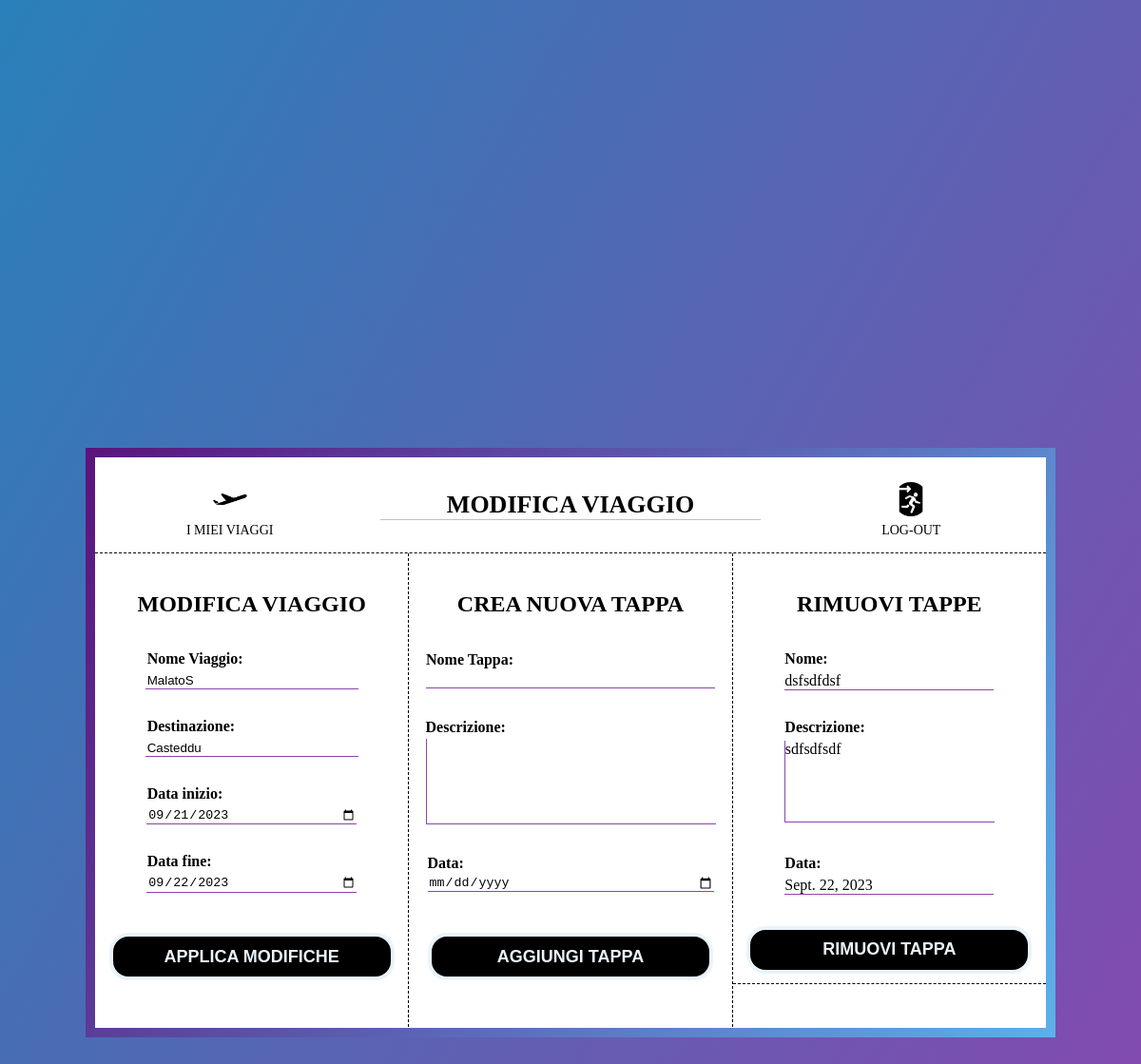
The app's page /organizzatoreViaggi/changeItinerary/17/ (signed in), older data.
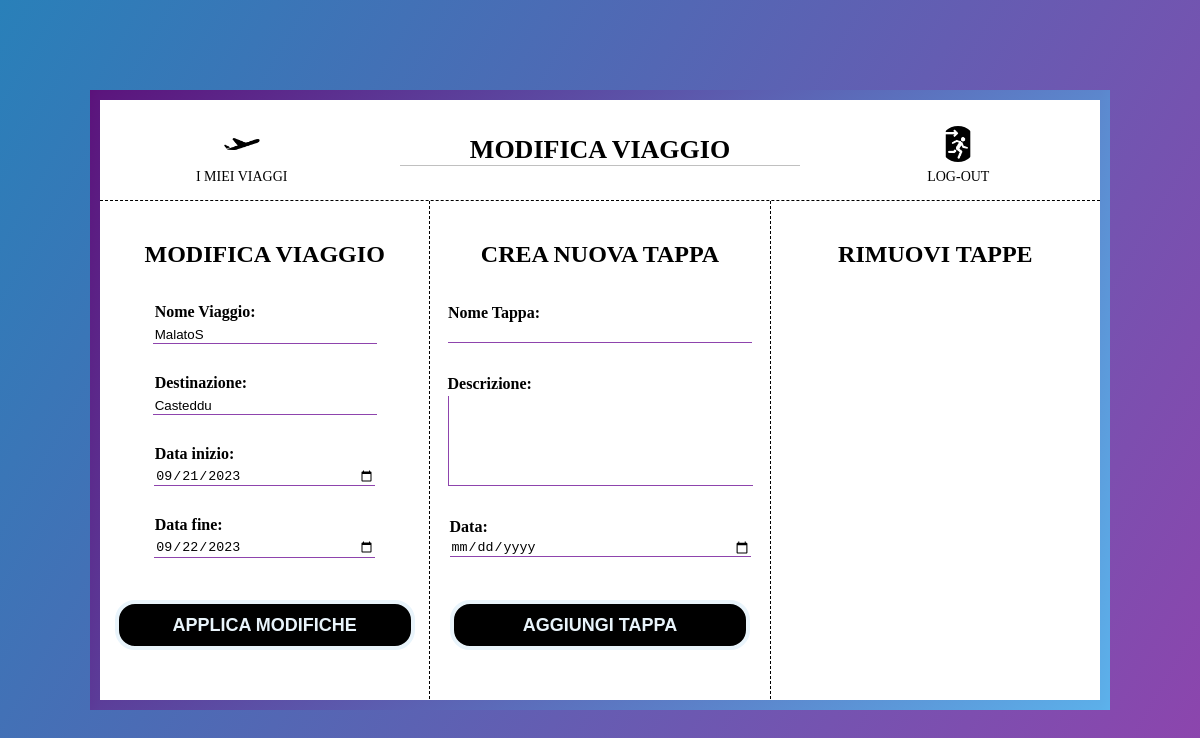
The same page, newer data.
### organizzatoreViaggi/models.py (models this page shows, shortened)
class Stage(models.Model):
    id = models.AutoField(primary_key=True)
    travel = models.ForeignKey(Travel, on_delete=models.CASCADE)
    name = models.CharField(max_length=64)
    description = models.CharField(max_length=128)
    date = models.DateField()

### organizzatoreViaggi/views.py (the view)
# urls.py: path('organizzatoreViaggi/changeItinerary/<int:travel_id>/', views.changeItinerary_view, name='changeItinerary'),
@login_required(login_url= 'login')
def changeItinerary_view(request, travel_id):
    travel = Travel.objects.get(id = travel_id)
    form = TravelForm(instance=travel)
    stages = Stage.objects.filter(travel = travel_id)
    if request.method == "POST":
        if "edit_travel" in request.POST:
            form = TravelForm(request.POST, instance=travel)
            if form.is_valid():
                form.save()
                return redirect('myTravels')
        if "add_stage" in request.POST:
            emptyStageForm = StageForm(request.POST)
            emptyStageForm.travel = travel
            if emptyStageForm.is_valid():
                stage = emptyStageForm.save(commit=False)
                stage.travel = travel
                stage.save()
                url = reverse('detailsTravel', args=[travel_id])
                return redirect(url)
        if "remove_stage" in request.POST:
            stage_id = request.POST.get('stage_id')
            stage_to_delete = Stage.objects.get(id = stage_id)
            stage_to_delete.delete()
            url = reverse('detailsTravel', args=[travel_id])
            return redirect(url)
    else:
        form = TravelForm(instance=travel)
        emptyStageForm = StageForm()
    context = { 'travel': form, 'emptyStageForm': emptyStageForm, 'stages': stages}
    return render(request, 'organizzatoreViaggi/changeItinerary.html', context)

### organizzatoreViaggi/forms.py (shortened to what this page needs)
class TravelForm(ModelForm):
    class Meta:
        model = Travel
        fields = [
            'name',
            'destination',
            'start_date',
            'end_date'
        ]
        labels = {
            'name': 'Nome Viaggio',
            'destination': 'Destinazione',
            'start_date': 'Data inizio',
            'end_date': 'Data fine'
        }
        widgets = {
            'start_date': forms.DateInput(attrs={'type': 'date', 'class': 'dateField'}),
            'end_date': forms.DateInput(attrs={'type': 'date', 'class': 'dateField'}),
            'name': forms.DateInput(attrs={'class': 'textField'}),
            'destination': forms.DateInput(attrs={'class': 'textField'})
        }

### organizzatoreViaggi/templates/organizzatoreViaggi/changeItinerary.html (shortened to what this page needs)
{% load static %}
<!DOCTYPE html>
<html lang="it">
<head>
    <link rel="stylesheet" href="{% static 'css/changeItinerary.css'%}">
</head>
<body>
   <div class="page-container">
       <nav>
           <a href="{% url 'myTravels' %}">
               <img src="{% static 'images/plane_icon.png' %}" />
               <p>I miei viaggi</p>
           </a>
           <h1>MODIFICA VIAGGIO</h1>
           <a href="{% url 'logout' %}">
               <img src="{% static 'images/logout_icon.png' %}" />
               <p>Log-out</p>
           </a>
       </nav>
       <div class="main">
           <div class="main-sx">
               <h2>MODIFICA VIAGGIO</h2>
                <form class="form_travel" method="post" action="">
                    {{ travel }}
                    <div class="button_container2">
                        <input class="apply_button" type="submit" value="APPLICA MODIFICHE" name="edit_travel">
                    </div>
                </form>
           </div>
           <div class="main-c">
               <div class="title_container">
                   <h2>CREA NUOVA TAPPA</h2>
               </div>
               <div class="form_container">
                    <form class="empty_form_itinerary" method="post" action="">
                        <div class="form_field">
                            {{ emptyStageForm.as_p }}
                            <div class="add_button_container">
                                <input class="add_button" type="submit" value="AGGIUNGI TAPPA" name="add_stage">
                            </div>
                       </div>
                   </form>
                </div>
           </div>
           <div class = "main-dx">
               <div class="title_container">
                   <h2>RIMUOVI TAPPE</h2>
               </div>
               {% for stage in stages %}
               <form class="form_itinerary" method="post" action="">
                   <div class="form_field">
                       <div class="stage-container">
                            <span>Nome:</span>
                            <p> {{ stage.name }}</p>
                           <span>Descrizione:</span>
                            <p class="description-p"> {{ stage.description }}</p>
                           <span>Data:</span>
                            <p> {{ stage.date }}</p>
                            <div class="remove_button_container">
                                <input class="remove_button" type="submit" value="RIMUOVI TAPPA" name="remove_stage">
                            </div>
                       </div>
                   </div>
               </form>
               {% endfor %}
           </div>
       </div>
   </div>
</body>
</html>

Row changes from the older to the newer data that the page shows:
removed Stage: name "dsfsdfdsf", description "sdfsdfsdf", date "Sept. 22, 2023"
